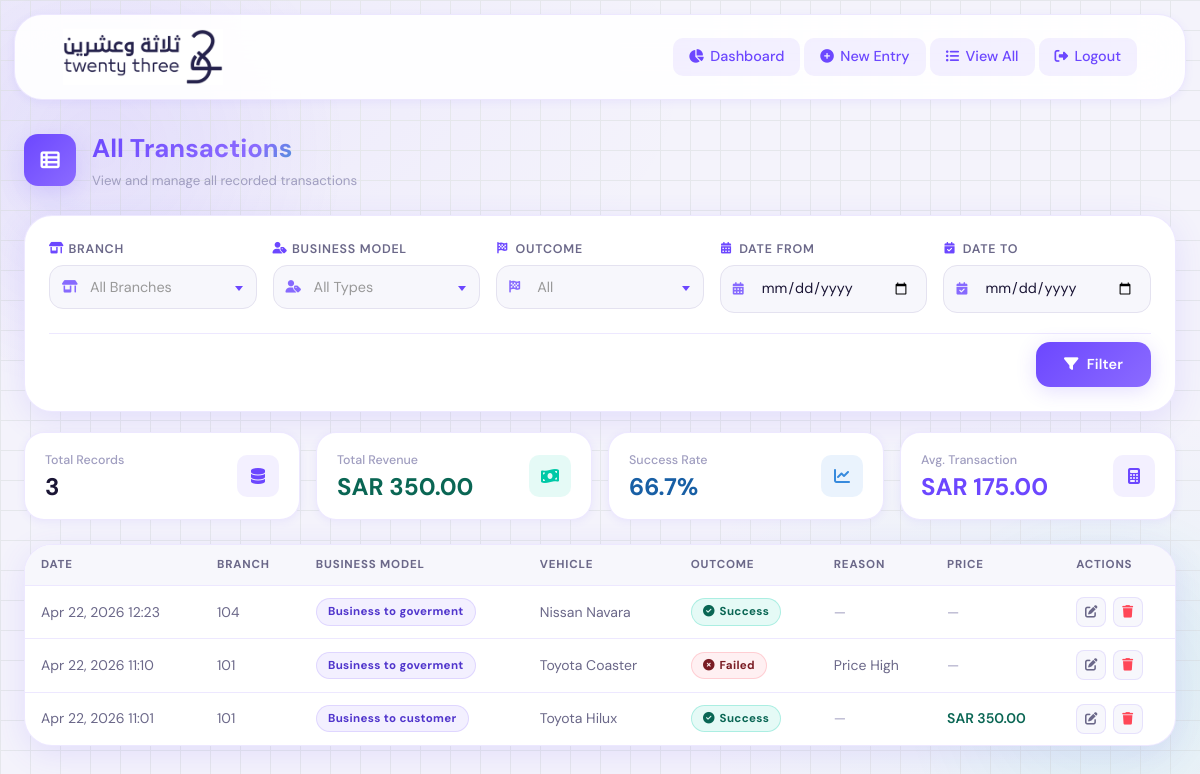
Page /list/ (signed in) on the earlier database version.
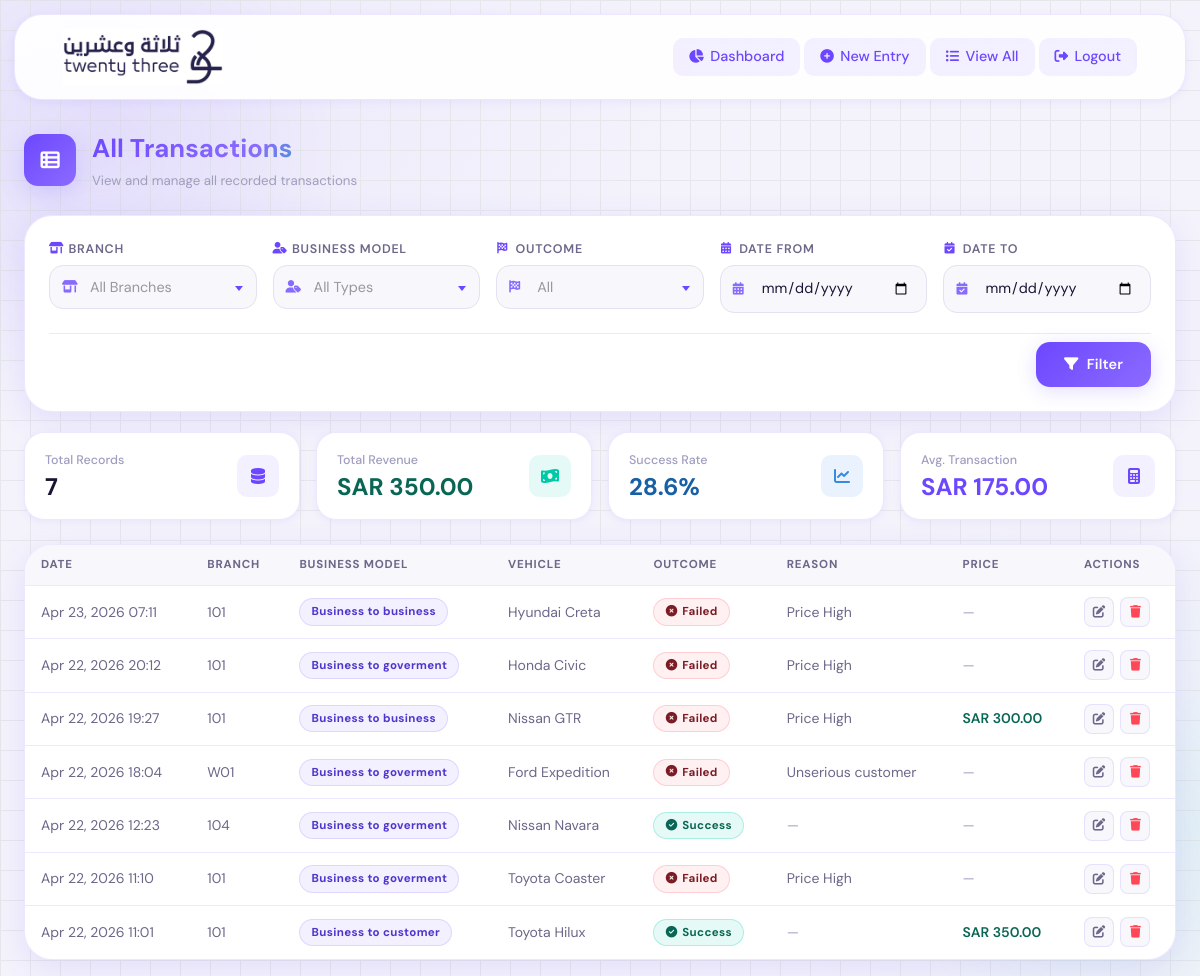
Same page on the later database version.
### core/models.py (models this page shows, shortened)
class Transaction(models.Model):
    branch = models.ForeignKey(Branch, on_delete=models.PROTECT)
    vehicle_brand = models.ForeignKey(VehicleBrand, on_delete=models.PROTECT)
    vehicle_model = models.ForeignKey(VehicleModel, on_delete=models.PROTECT)
    manufacture_year = models.ForeignKey(ManufactureYear, on_delete=models.PROTECT)
    glass_position = models.ForeignKey(GlassPosition, on_delete=models.PROTECT)
    customer_source = models.ForeignKey(CustomerSource, on_delete=models.PROTECT)
    business_model = models.ForeignKey(BusinessModel, on_delete=models.PROTECT)
    sales_type = models.ForeignKey(SalesType, on_delete=models.PROTECT, null=True, blank=True)
    parts_type = models.ForeignKey(PartsType, on_delete=models.SET_NULL, null=True, blank=True)
    maintenance_type = models.ForeignKey(MaintenanceType, on_delete=models.SET_NULL, null=True, blank=True)
    corporate_client = models.ForeignKey(CorporateClient, on_delete=models.SET_NULL, null=True, blank=True)
    wholesale_company = models.ForeignKey(WholesaleCompany, on_delete=models.SET_NULL, null=True, blank=True)
    government_org = models.ForeignKey(GovernmentOrganization, on_delete=models.SET_NULL, null=True, blank=True)
    OUTCOME_CHOICES = [
        ('success', 'Success'),
        ('fail', 'Fail'),
    ]
    outcome = models.CharField(max_length=10, choices=OUTCOME_CHOICES)
    price = models.DecimalField(max_digits=10, decimal_places=2, null=True, blank=False)
    document = models.FileField(upload_to='documents/', null=True, blank=True)
    note = models.TextField(blank=True)
    reason = models.ForeignKey(Reason, on_delete=models.SET_NULL, null=True, blank=True)
    expected_price = models.DecimalField(max_digits=10, decimal_places=2, null=True, blank=True)
    maintenance_other_note = models.TextField(blank=True)
    created_at = models.DateTimeField(auto_now_add=True)
    updated_at = models.DateTimeField(auto_now=True)

class Branch(models.Model):
    COMPANY_CHOICES = [
        ('Al Salem Auto Glass', 'Al Salem Auto Glass'),
        ('Watam Auto Glass', 'Watam Auto Glass'),
    ]
    company = models.CharField(max_length=20, choices=COMPANY_CHOICES)
    code = models.CharField(max_length=10, unique=True)  # e.g., 101, W01
    name = models.CharField(max_length=100, blank=True)
    def __str__(self):
        return f"{self.company} - {self.code}"
    class Meta:
        ordering = ['company', 'code']

class BusinessModel(models.Model):
    name = models.CharField(max_length=50, unique=True)
    class Meta:
        ordering = ['id']

class VehicleBrand(models.Model):
    name = models.CharField(max_length=50, unique=True)

class VehicleModel(models.Model):
    brand = models.ForeignKey(VehicleBrand, on_delete=models.CASCADE, related_name='models')
    name = models.CharField(max_length=50)
    class Meta:
        unique_together = ('brand', 'name')

class Reason(models.Model):
    name = models.CharField(max_length=100, unique=True)
    def __str__(self):
        return self.name

### core/views.py (the view)
# urls.py: path('list/', views.transaction_list, name='transaction_list'),
@login_required
def transaction_list(request):
    if request.user.userprofile.role == 'admin':
        transactions = Transaction.objects.all()
    else:
        transactions = Transaction.objects.filter(branch=request.user.userprofile.branch)
    branch = request.GET.get('branch')
    business_model = request.GET.get('business_model')
    outcome = request.GET.get('outcome')
    date_from = request.GET.get('date_from')
    date_to = request.GET.get('date_to')
    if branch and request.user.userprofile.role == 'admin':
        transactions = transactions.filter(branch_id=branch)
    if business_model:
        transactions = transactions.filter(business_model_id=business_model)
    if outcome:
        transactions = transactions.filter(outcome=outcome)
    if date_from:
        transactions = transactions.filter(created_at__date__gte=date_from)
    if date_to:
        transactions = transactions.filter(created_at__date__lte=date_to)
    transactions = transactions.order_by('-created_at')
    total_count = transactions.count()
    total_revenue = transactions.filter(outcome='success').aggregate(total=Sum('price'))['total'] or 0
    success_count = transactions.filter(outcome='success').count()
    success_rate = round((success_count / total_count * 100) if total_count > 0 else 0, 1)
    fail_count = transactions.filter(outcome='fail').count()
    fail_rate = round((fail_count / total_count * 100) if total_count > 0 else 0, 1)
    avg_transaction = total_revenue / success_count if success_count > 0 else 0
    paginator = Paginator(transactions, 20)
    page = request.GET.get('page')
    transactions = paginator.get_page(page)
    context = {
        'transactions': transactions,
        'total_count': total_count,
        'total_revenue': total_revenue,
        'success_rate': success_rate,
        'fail_rate': fail_rate,
        'avg_transaction': avg_transaction,
        'branches': Branch.objects.all(),
        'business_models': BusinessModel.objects.all(),
    }
    return render(request, 'core/transaction_list.html', context)

### core/templates/core/transaction_list.html (shortened to what the changed rows need)
{% extends 'core/base.html' %}
{% load widget_tweaks %}
{% block content %}
<div class="list-page-wrap" data-aos="fade-up">
    <div class="page-hero">
        <div class="page-hero-left">
            <div class="page-hero-text">
                <h2 class="gradient-text">All Transactions</h2>
            </div>
        </div>
    </div>
    <div class="stats-grid">
        <div class="stat-card" data-aos="fade-up" data-aos-delay="60">
            <div style="display:flex;align-items:center;justify-content:space-between;gap:0.75rem;">
                <div>
                    <div class="stat-label">Total Records</div>
                    <div class="stat-value" style="color:var(--text-primary);">{{ total_count }}</div>
                </div>
            </div>
        </div>
        <div class="stat-card" data-aos="fade-up" data-aos-delay="180">
            <div style="display:flex;align-items:center;justify-content:space-between;gap:0.75rem;">
                <div>
                    <div class="stat-label">Success Rate</div>
                    <div class="stat-value" style="color:#185FA5;">{{ success_rate }}%</div>
                </div>
            </div>
        </div>
    </div>
    <div class="glass-card" style="padding:0 !important; overflow:hidden;">
        <div class="table-wrap">
            <table>
                <thead>
                    <tr>
                        <th>Date</th>
                        <th>Branch</th>
                        <th>Business Model</th>
                        <th>Vehicle</th>
                        <th>Outcome</th>
                        <th>Reason</th>
                        <th>Price</th>
                        <th>Actions</th>
                    </tr>
                </thead>
                <tbody>
                    {% for transaction in transactions %}
                    <tr onclick="window.location='{% url 'core:transaction_detail' transaction.id %}'" style="cursor:pointer;">
                        <td>{{ transaction.created_at|date:"M d, Y H:i" }}</td>
                        <td>{{ transaction.branch.code }}</td>
                        <td><span class="badge badge-type">{{ transaction.business_model.name }}</span></td>
                        <td>{{ transaction.vehicle_brand.name }} {{ transaction.vehicle_model.name }}</td>
                        <td>
                            {% if transaction.outcome == 'success' %}
                                <span class="badge badge-success"><i class="fas fa-circle-check"></i>Success</span>
                            {% else %}
                                <span class="badge badge-fail"><i class="fas fa-circle-xmark"></i>Failed</span>
                            {% endif %}
                        </td>
                        <td>
                            {% if transaction.reason %}
                                {{ transaction.reason }}
                            {% else %}
                                <span style="color:var(--text-muted);">—</span>
                            {% endif %}
                        </td>
                        <td>
                            {% if transaction.price %}
                                <span class="price-val">SAR {{ transaction.price }}</span>
                            {% else %}
                                <span class="price-nil">—</span>
                            {% endif %}
                        </td>
                        <td onclick="event.stopPropagation()">
                            <div style="display:flex;gap:0.4rem;">
                                <a href="{% url 'core:transaction_edit' transaction.id %}" class="action-btn edit" title="Edit">
                                    <i class="fas fa-pen-to-square"></i>
                                </a>
                                <button type="button" class="action-btn delete-btn" title="Delete"
                                        data-id="{{ transaction.id }}"
                                        data-delete-url="{% url 'core:transaction_delete' transaction.id %}"
                                        data-label="#{{ transaction.id }} — {{ transaction.vehicle_brand.name }} {{ transaction.vehicle_model.name }}"
                                        style="border:1.5px solid var(--border);background:var(--surface-2);cursor:pointer;"
                                        onclick="event.stopPropagation();event.preventDefault();document.getElementById('delete-modal-label').textContent=this.dataset.label;document.getElementById('delete-form').action=this.dataset.deleteUrl;document.getElementById('delete-modal').style.display='flex';return false;">
                                    <i class="fas fa-trash" style="color:#FF4757;"></i>
                                </button>
                            </div>
                        </td>
                    </tr>
                    {% endfor %}
                </tbody>
            </table>
        </div>
    </div>
</div>
{% endblock %}

Differences in the rows shown:
added Transaction: outcome "fail" (drawn)
added Transaction: outcome "fail" (drawn)
added Transaction: outcome "fail" (drawn)
added Transaction: outcome "fail" (drawn)
Other differences:
{{ total_count }}: "3" → "7"
{{ success_rate }}: "66.7" → "28.6"
